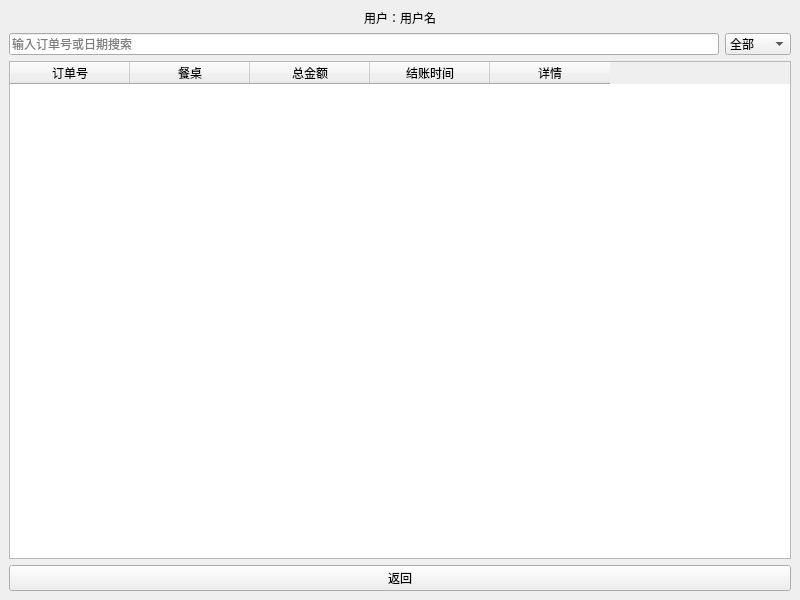
<?xml version="1.0" encoding="UTF-8"?>
<ui version="4.0">
 <class>OrderHistoryWindow</class>
 <widget class="QMainWindow" name="OrderHistoryWindow">
  <property name="geometry">
   <rect>
    <x>0</x>
    <y>0</y>
    <width>800</width>
    <height>600</height>
   </rect>
  </property>
  <property name="windowTitle">
   <string>历史订单记录</string>
  </property>
  <widget class="QWidget" name="centralwidget">
   <layout class="QVBoxLayout" name="verticalLayout">
    <item>
     <widget class="QLabel" name="label_username">
      <property name="text">
       <string>用户：用户名</string>
      </property>
      <property name="alignment">
       <set>Qt::AlignmentFlag::AlignCenter</set>
      </property>
     </widget>
    </item>
    <item>
     <layout class="QHBoxLayout" name="horizontalLayout">
      <item>
       <widget class="QLineEdit" name="search_box">
        <property name="placeholderText">
         <string>输入订单号或日期搜索</string>
        </property>
       </widget>
      </item>
      <item>
       <widget class="QComboBox" name="filter_combo">
        <item>
         <property name="text">
          <string>全部</string>
         </property>
        </item>
        <item>
         <property name="text">
          <string>按日期</string>
         </property>
        </item>
        <item>
         <property name="text">
          <string>按餐桌</string>
         </property>
        </item>
       </widget>
      </item>
     </layout>
    </item>
    <item>
     <widget class="QTableWidget" name="order_table">
      <property name="rowCount">
       <number>0</number>
      </property>
      <property name="columnCount">
       <number>5</number>
      </property>
      <attribute name="horizontalHeaderDefaultSectionSize">
       <number>120</number>
      </attribute>
      <attribute name="verticalHeaderVisible">
       <bool>false</bool>
      </attribute>
      <column>
       <property name="text">
        <string>订单号</string>
       </property>
      </column>
      <column>
       <property name="text">
        <string>餐桌</string>
       </property>
      </column>
      <column>
       <property name="text">
        <string>总金额</string>
       </property>
      </column>
      <column>
       <property name="text">
        <string>结账时间</string>
       </property>
      </column>
      <column>
       <property name="text">
        <string>详情</string>
       </property>
      </column>
     </widget>
    </item>
    <item>
     <widget class="QPushButton" name="back_btn">
      <property name="text">
       <string>返回</string>
      </property>
     </widget>
    </item>
   </layout>
  </widget>
 </widget>
 <resources/>
 <connections/>
</ui>
